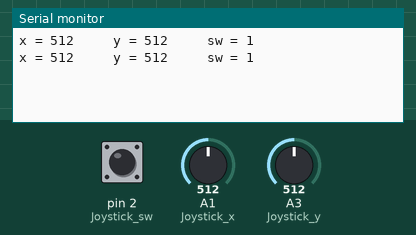
A sketch run on a simulated Arduino Uno, built with avr-gcc and run on an emulated ATmega328P. On the bench: the last lines printed to the serial monitor. Inputs (shaded band) come from the test bench; at power-on: A1 (Joystick_x) = 512, A3 (Joystick_y) = 512, pin 2 (Joystick_sw) HIGH.

Above: at 1.8 s.
1.9 s: A1 (Joystick_x) set to 716
At 2.4 s:
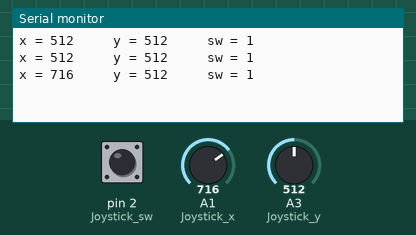
3.4 s: A3 (Joystick_y) set to 716
At 4.7 s:
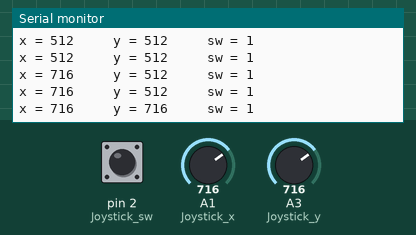
4.9 s: pin 2 (Joystick_sw) pulled LOW for 1.2 s
At 5.8 s:
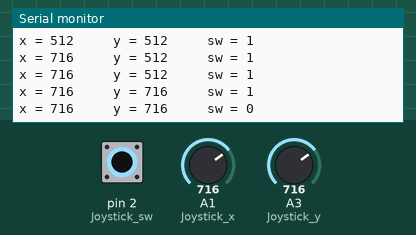
7.6 s: A1 (Joystick_x) set to 900
At 8.3 s:
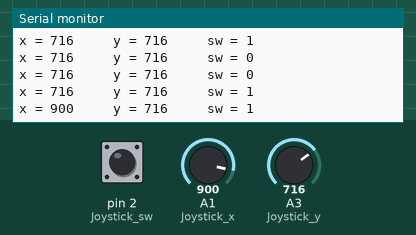
9.1 s: A3 (Joystick_y) set to 900
At 9.1 s:
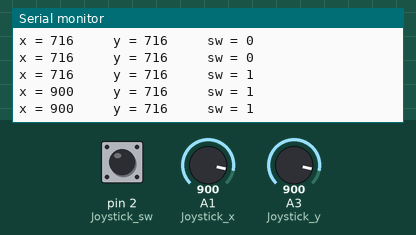
10.6 s: pin 2 (Joystick_sw) pulled LOW for 1.2 s
At 11.8 s:
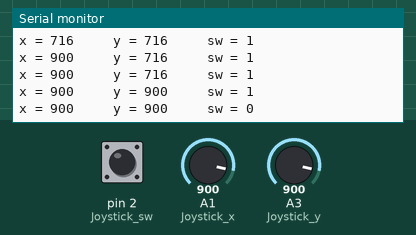
Timing chart, 0 to 13.6 s (numbered marks = the images above; inputs shaded):
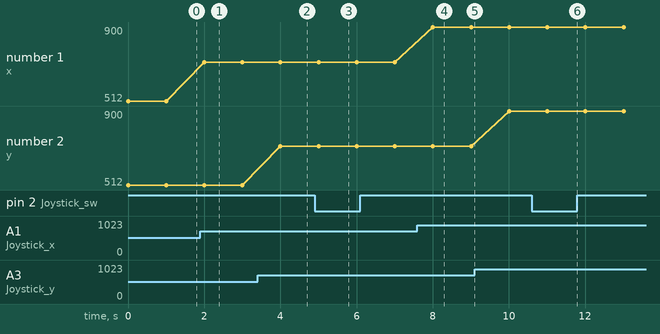

The sketch:

joystick.ino
```cpp
int Joystick_x = A1;
int Joystick_y = A3;
int Joystick_sw = 2;


void setup() {
  pinMode(Joystick_sw, INPUT_PULLUP);
  Serial.begin(9600);
}

void loop() {
  int x, y, sw;
  x = analogRead(Joystick_x);
  y = analogRead(Joystick_y);
  sw = digitalRead(Joystick_sw);

  Serial.print("x = ");
  Serial.print(x);
  Serial.print("\t\t y = ");
  Serial.print(y);
  Serial.print("\t\t sw = ");
  Serial.println(sw);

  delay(1000);
}
```

Measured:
- after the input at 1.9 s, the serial monitor: prints a new line after 0.10 s (image 1)
- after the input at 3.4 s, the serial monitor: prints a new line after 0.60 s (image 2)
- after the input at 4.9 s, the serial monitor: prints a new line after 0.10 s (image 3)
- after the input at 7.6 s, the serial monitor: prints a new line after 0.41 s (image 4)
- after the input at 10.6 s, the serial monitor: prints a new line after 0.41 s (image 6)
- plotted number 1: 512 → 716 after the input at 1.9 s, 716 → 900 after the input at 7.6 s
